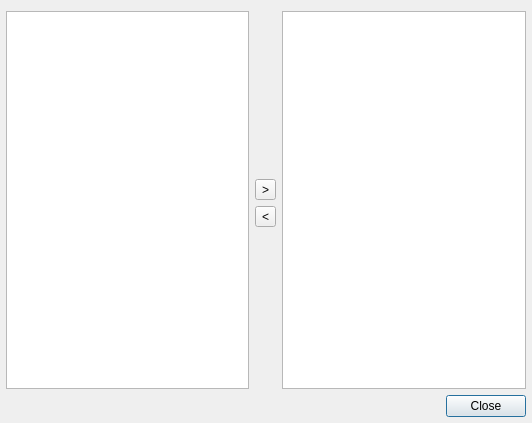
<?xml version="1.0" encoding="UTF-8"?>
<ui version="4.0">
 <class>LADSPASettingsDialog</class>
 <widget class="QDialog" name="LADSPASettingsDialog">
  <property name="geometry">
   <rect>
    <x>0</x>
    <y>0</y>
    <width>532</width>
    <height>423</height>
   </rect>
  </property>
  <property name="windowTitle">
   <string>LADSPA Plugin Catalog</string>
  </property>
  <layout class="QGridLayout" name="gridLayout">
   <property name="leftMargin">
    <number>6</number>
   </property>
   <property name="rightMargin">
    <number>6</number>
   </property>
   <property name="bottomMargin">
    <number>6</number>
   </property>
   <item row="0" column="0" rowspan="4">
    <widget class="QTreeView" name="pluginsTreeView">
     <property name="rootIsDecorated">
      <bool>false</bool>
     </property>
    </widget>
   </item>
   <item row="0" column="1">
    <spacer name="verticalSpacer">
     <property name="orientation">
      <enum>Qt::Vertical</enum>
     </property>
     <property name="sizeHint" stdset="0">
      <size>
       <width>20</width>
       <height>124</height>
      </size>
     </property>
    </spacer>
   </item>
   <item row="0" column="2" rowspan="4">
    <widget class="QListWidget" name="runningListWidget"/>
   </item>
   <item row="1" column="1">
    <widget class="QToolButton" name="loadButton">
     <property name="text">
      <string>&gt;</string>
     </property>
    </widget>
   </item>
   <item row="2" column="1">
    <widget class="QToolButton" name="unloadButton">
     <property name="text">
      <string>&lt;</string>
     </property>
    </widget>
   </item>
   <item row="3" column="1">
    <spacer name="verticalSpacer_2">
     <property name="orientation">
      <enum>Qt::Vertical</enum>
     </property>
     <property name="sizeHint" stdset="0">
      <size>
       <width>20</width>
       <height>123</height>
      </size>
     </property>
    </spacer>
   </item>
   <item row="4" column="0" colspan="3">
    <widget class="QDialogButtonBox" name="buttonBox">
     <property name="sizePolicy">
      <sizepolicy hsizetype="Expanding" vsizetype="Fixed">
       <horstretch>0</horstretch>
       <verstretch>0</verstretch>
      </sizepolicy>
     </property>
     <property name="standardButtons">
      <set>QDialogButtonBox::Close</set>
     </property>
    </widget>
   </item>
  </layout>
 </widget>
 <resources/>
 <connections>
  <connection>
   <sender>buttonBox</sender>
   <signal>accepted()</signal>
   <receiver>LADSPASettingsDialog</receiver>
   <slot>accept()</slot>
   <hints>
    <hint type="sourcelabel">
     <x>270</x>
     <y>76</y>
    </hint>
    <hint type="destinationlabel">
     <x>91</x>
     <y>88</y>
    </hint>
   </hints>
  </connection>
  <connection>
   <sender>buttonBox</sender>
   <signal>rejected()</signal>
   <receiver>LADSPASettingsDialog</receiver>
   <slot>reject()</slot>
   <hints>
    <hint type="sourcelabel">
     <x>326</x>
     <y>78</y>
    </hint>
    <hint type="destinationlabel">
     <x>139</x>
     <y>60</y>
    </hint>
   </hints>
  </connection>
 </connections>
</ui>
